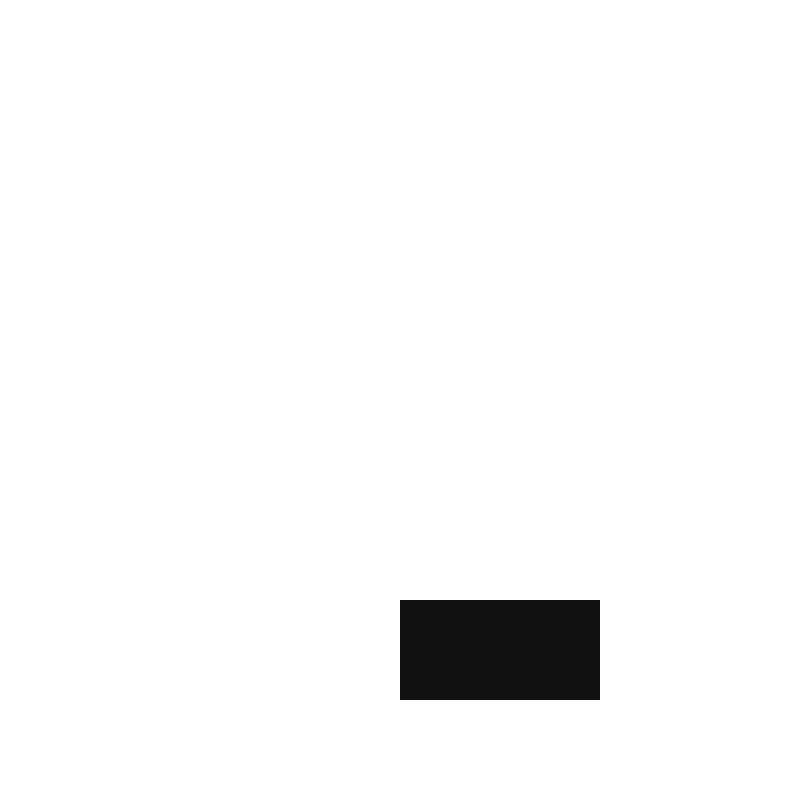
Frame 1 (no input)
Frame 60 (the mouse pressed at the canvas centre just before this capture): identical to frame 1, image omitted
Frame 120 (the mouse held since frame 60 and released just before this capture): identical to frame 1, image omitted

The Processing sketch that drew this single still picture (run headless with seeded random() and noise(); from frame 60 on, the mouse is pressed at the canvas centre):

// Processing sketch: tutorial1_drawShapes
// ── tutorial1_drawShapes.pde
// Here we define some color variables for later use.
// color is a keyword that tells Processing that the value we're defining is, in fact, a color
// Then we give our variable a name (which can be pretty much anything you want)
// The = sign tells Processing we are setting this variable to a certain value
// And then we give it our color! Tools>Color Selector is handy for grabbing a particular color you want!
// We're using a hex value here, but you can use RGB values too (and maybe HSV values too)
// Finally, end our line with a semi-colon. It tells Processing that this line is complete!
color yellow = #FFF534;
color black = #111111;
color white = #FFFFFF;

// Oh, also, if you're wondering, the // makes text a "comment". It's a good way to write notes to yourself/others

/* 
You can also make multi-line comments with /*
This is a handy way to disable sections of code that may not be working right, without completing deleting them
*/

// setup is where you put your sketch "ingredients". All of this runs once, and once only.
// If you're wondering what void means, it's a special programming keyword. We don't need to worry too much about it right now.
// setup is an example of a function. the () next to it are for what we call "arguments".
// Arguments are a way of passing certain values to a function to have them do something with them.
// As you can see here, the () are empty! So we aren't giving any arguments to the setup function.
// The curly braces {} is how we start a contain a chunk of code, in this case our setup function.
// Notice there's one right after our (), and then the closing brace is a few lines down.
// In between them is where we add our setup code!
void setup() {

  size(800, 800); // dimensions of our canvas (in pixels)
  background(white); // background color of the sketch
  
}


// draw runs continuously once you "play" your sketch (using the play button in the upper left!)
void draw() {

  noStroke(); // this disables stroke in our drawing
  fill(#111111); // you can use the variable black we defined up above, or just put in the hex value
  rect(400, 600, 200, 100); // First two values are x and y location coordinates, third and fourth values are how wide (x) and how tall (y)

  // I want to draw a triangle, but I don't know how! I should check the Processing reference pages!
  // Oh hey look! https://processing.org/reference/triangle_.html
  //triangle(120, 300, 232, 80, 344, 300); // each pair of values is one of the points of the triangle in xy coordinates.
  // so the first point of the triangle is at 120, 300. The second point is at 232, 80. And the third point is at 344, 300.

  // Now let's try changing our fill color so we can draw something else
  //fill(yellow);
  
  // Now for some circles
  //ellipse(400, 400, 300, 300); // By default, the first two values set the center point of our circle/ellipse.
  // The third and fourth values set the width and height.
  // There is a function called ellipseMode() that allows you to draw circles/ellipses in different ways, but this is fine for now
  
  //fill(black);
  //ellipse(350, 350, 50, 150);
  //ellipse(450, 350, 50, 150);
  
  // Lastly, an arc
  // In Processing's mind, drawing an arc is basically like making an ellipse, but then only actually drawing part of it.
  //noFill(); // this turns off fill in our drawing
  //stroke(black); // and now we want to reenable stroke, and set it to black
  //arc(400, 500, 100, 50, 0, PI); // the first two values set the x and y coordinates of the starting point of our arc
  // the third and fourth values set the width and height of our arc
  // and the fifth and sixth variables set the starting and stopping angles of the arc
  
}
